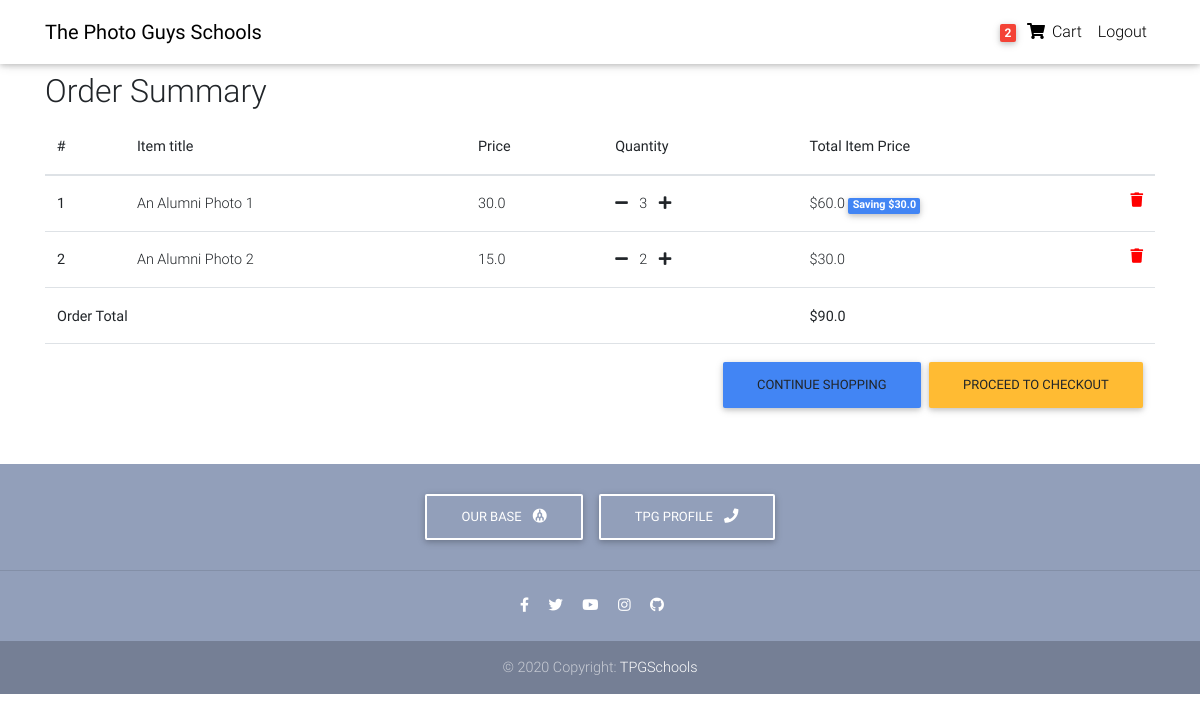
Screenshot of /order-summary/ (signed in) with the database file from the repository.
### core/models.py (models this page shows, shortened)
class Order(models.Model):
    user = models.ForeignKey(settings.AUTH_USER_MODEL,
                             on_delete=models.CASCADE)
    ref_code = models.CharField(max_length=20, blank=True, null=True)
    items = models.ManyToManyField(OrderItem)
    start_date = models.DateTimeField(auto_now_add=True)
    ordered_date = models.DateTimeField()
    ordered = models.BooleanField(default=False)
    shipping_address = models.ForeignKey(
        'Address', related_name='shipping_address', on_delete=models.SET_NULL, blank=True, null=True)
    billing_address = models.ForeignKey(
        'Address', related_name='billing_address', on_delete=models.SET_NULL, blank=True, null=True)
    payment = models.ForeignKey(
        'Payment', on_delete=models.SET_NULL, blank=True, null=True)
    coupon = models.ForeignKey(
        'Coupon', on_delete=models.SET_NULL, blank=True, null=True)
    being_delivered = models.BooleanField(default=False)
    received = models.BooleanField(default=False)
    refund_requested = models.BooleanField(default=False)
    refund_granted = models.BooleanField(default=False)
    '''
    1. Item added to cart
    2. Adding a billing address
    (Failed checkout)
    3. Payment
    (Preprocessing, processing, packaging etc.)
    4. Being delivered
    5. Received
    6. Refunds
    '''
    def get_total(self):
        total = 0
        for order_item in self.items.all():
            total += order_item.get_final_price()
        if self.coupon:
            total -= self.coupon.amount
        return total

class OrderItem(models.Model):
    user = models.ForeignKey(settings.AUTH_USER_MODEL,
                             on_delete=models.CASCADE)
    ordered = models.BooleanField(default=False)
    item = models.ForeignKey(Item, on_delete=models.CASCADE)
    quantity = models.IntegerField(default=1)
    def get_total_item_price(self):
        return self.quantity * self.item.price
    def get_total_discount_item_price(self):
        return self.quantity * self.item.discount_price
    def get_amount_saved(self):
        return self.get_total_item_price() - self.get_total_discount_item_price()
    def get_final_price(self):
        if self.item.discount_price:
            return self.get_total_discount_item_price()
        return self.get_total_item_price()

class Item(models.Model):
    title = models.CharField(max_length=100)
    price = models.FloatField()
    discount_price = models.FloatField(blank=True, null=True)
    category = models.CharField(choices=CATEGORY_CHOICES, max_length=2)
    label = models.CharField(choices=LABEL_CHOICES, max_length=1)
    slug = models.SlugField()
    description = models.TextField()
    image = models.ImageField()

### core/views.py (the view)
# urls.py: path('order-summary/', OrderSummaryView.as_view(), name='order-summary'),
class OrderSummaryView(LoginRequiredMixin, View):
    def get(self, *args, **kwargs):
        try:
            order = Order.objects.get(user=self.request.user, ordered=False)
            context = {
                'object': order
            }
            return render(self.request, 'order_summary.html', context)
        except ObjectDoesNotExist:
            messages.warning(self.request, "You do not have an active order")
            return redirect("/")

### core/templatetags/cart_template_tags.py (called while the page is built)
@register.filter
def cart_item_count(user):
    if user.is_authenticated:
        qs = Order.objects.filter(user=user, ordered=False)
        if qs.exists():
            return qs[0].items.count()
    return 0

### templates/order_summary.html (shortened to what this page needs)
{% extends "base.html" %}
{% block content %}
  <main>
    <div class="container">
    <div class="table-responsive text-nowrap">
    <h2>Order Summary</h2>
    <table class="table">
        <thead>
        <tr>
            <th scope="col">#</th>
            <th scope="col">Item title</th>
            <th scope="col">Price</th>
            <th scope="col">Quantity</th>
            <th scope="col">Total Item Price</th>
        </tr>
        </thead>
        <tbody>
        {% for order_item in object.items.all %}
        <tr>
            <th scope="row">{{ forloop.counter }}</th>
            <td>{{ order_item.item.title }}</td>
            <td>{{ order_item.item.price }}</td>
            <td>
                <a href="{% url 'core:remove-single-item-from-cart' order_item.item.slug %}"><i class="fas fa-minus mr-2"></i></a>
                {{ order_item.quantity }}
                <a href="{% url 'core:add-to-cart' order_item.item.slug %}"><i class="fas fa-plus ml-2"></i></a>
            </td>
            <td>
            {% if order_item.item.discount_price %}
                ${{ order_item.get_total_discount_item_price }}
                <span class="badge badge-primary">Saving ${{ order_item.get_amount_saved }}</span>
            {% else %}
                ${{ order_item.get_total_item_price }}
            {% endif %}
            <a style='color: red;' href="{% url 'core:remove-from-cart' order_item.item.slug %}">
                <i class="fas fa-trash float-right"></i>
            </a>
            </td>
        </tr>
        {% endfor %}
        {% if object.get_total %}
        <tr>
            <td colspan="4"><b>Order Total</b></td>
            <td><b>${{ object.get_total }}</b></td>
        </tr>
        <tr>
            <td colspan="5">
            <a class='btn btn-warning float-right ml-2' href='/checkout/'>Proceed to checkout</a>
            <a class='btn btn-primary float-right' href='/'>Continue shopping</a>
            </td>
        </tr>
        {% endif %}
        </tbody>
    </table>
    </div>
    </div>
  </main>
{% endblock content %}

### templates/navbar.html (shortened to what this page needs)
{% load cart_template_tags %}
<nav class="navbar fixed-top navbar-expand-lg navbar-light white scrolling-navbar">
    <div class="container">
      <a class="navbar-brand waves-effect" href="/">
        <strong class="black-text">The Photo Guys Schools</strong>
      </a>
      <div class="collapse navbar-collapse" id="navbarSupportedContent">
        <ul class="navbar-nav nav-flex-icons">
          {% if request.user.is_authenticated %}
          <li class="nav-item">
            <a href="{% url 'core:order-summary' %}" class="nav-link waves-effect">
              <span class="badge red z-depth-1 mr-1"> {{ request.user|cart_item_count }} </span>
              <i class="fas fa-shopping-cart"></i>
              <span class="clearfix d-none d-sm-inline-block"> Cart </span>
            </a>
          </li>
          <li class="nav-item">
            <a class="nav-link waves-effect" href="{% url 'account_logout' %}">
              <span class="clearfix d-none d-sm-inline-block"> Logout </span>
            </a>
          </li>
          {% endif %}
        </ul>
      </div>
    </div>
  </nav>

### templates/base.html (style rules this page uses)
html, body, header, .carousel { height: 60vh; }

### rows the page displays
OrderItem: item "An Alumni Photo 1", item.price "30.0", quantity "3", get_total_discount_item_price "60.0", get_amount_saved "30.0"
OrderItem: item "An Alumni Photo 2", item.price "15.0", quantity "2", get_total_item_price "30.0"
Order: get_total "90.0"

### other values shown
{{ request.user|cart_item_count }} "2"
